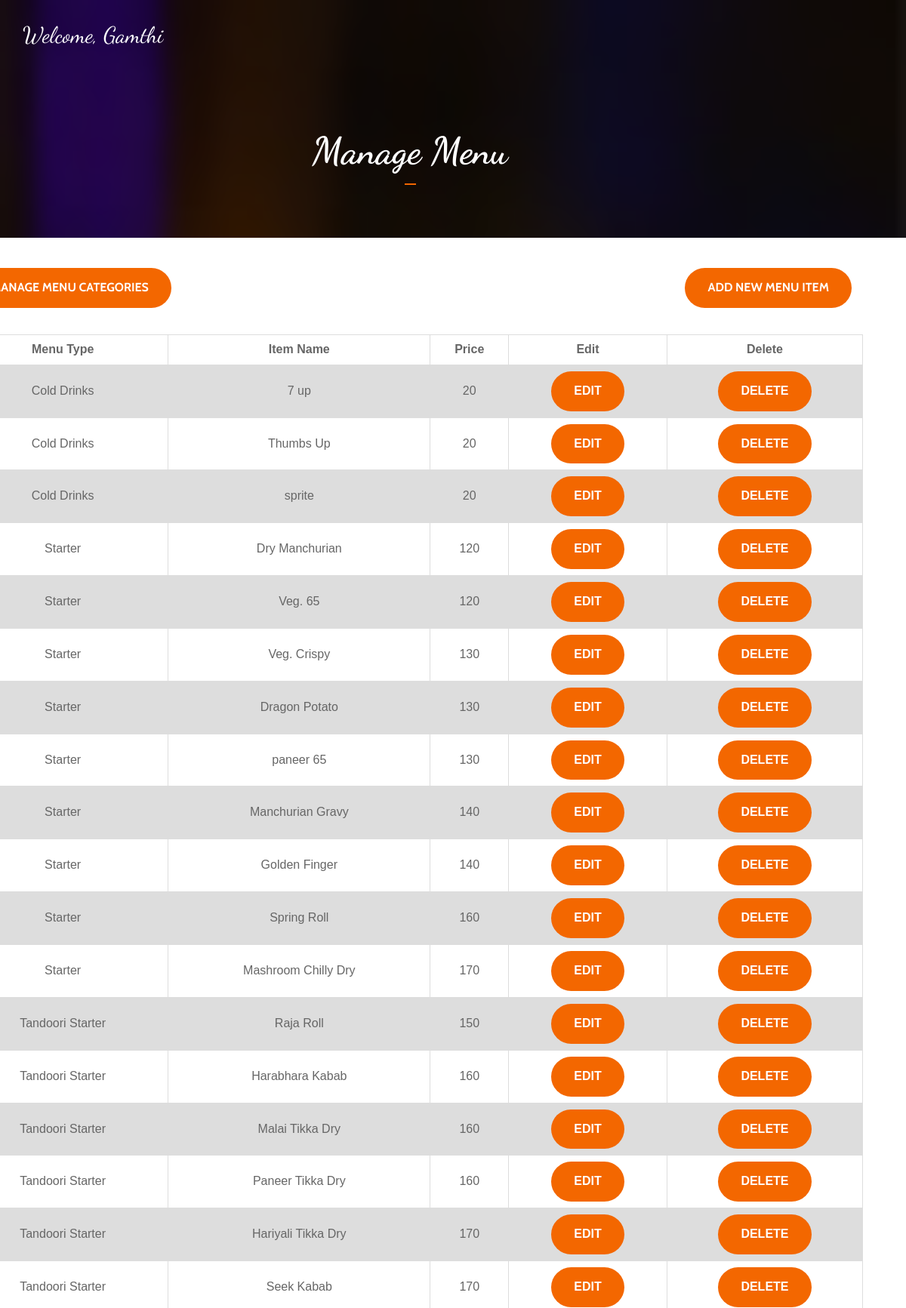
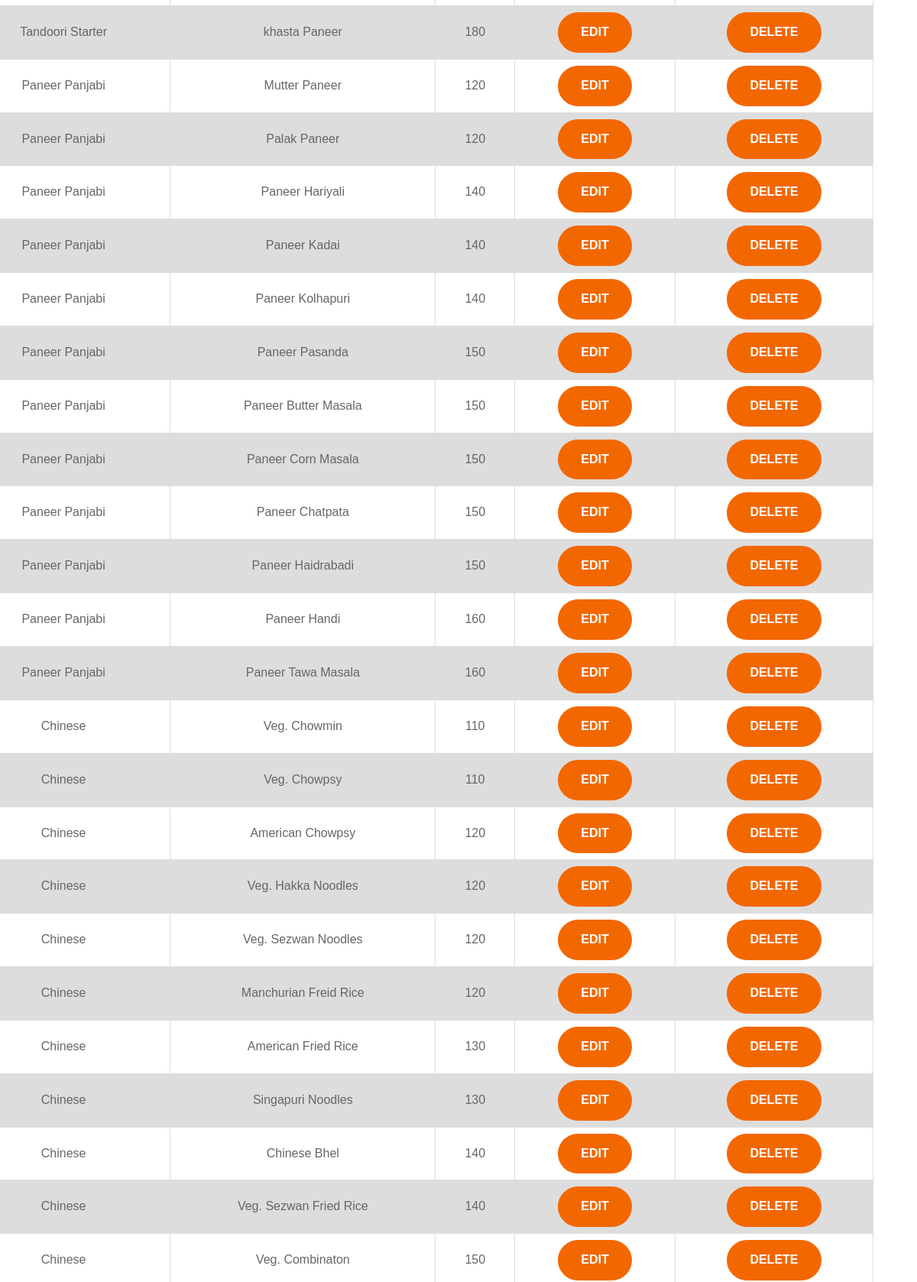
The page /Project/Project/risotto/Admin/menu.php (signed in, upper part) on the database its author committed (2 pictures, top to bottom).
### tables this page shows
CREATE TABLE `menu_category` (
  `id` int(11) NOT NULL,
  `menu_type` varchar(255) NOT NULL,
  `item_name` varchar(255) NOT NULL,
  `price` varchar(255) NOT NULL
);

### Project/Project/risotto/Admin/menu.php (the view, shortened to what this page needs)
<?php  include("config.php");
?>
						<?php
include("header.php");
?>
<div class="banner-area">
			<div class="bg-image bg-parallax overlay" style="background-image:url(../img/IMG-20180708-WA0010.jpg)"></div>
			<div class="container">
				<div class="row">
					<div class="col-md-12 text-center">
						<h2 class="white-text title">Manage Menu</h2>
					</div>
				</div>
			</div>
		</div>
			<div class="container">
			<div class="row"style="margin-top: 30px; margin-bottom: 30px;">
			<span style="float:left"><a href="mainmenu.php"><button class='main-button' style='margin-top:10px;margin-bottom:35px;' name='edit'>Manage Menu Categories</button></a></span><span style="float:right"><a href="add_menu.php"><button class='main-button' style='margin-top:10px;margin-bottom:35px;' name='edit'>Add New Menu Item</button></a></span>
				<div class="row">
					<form method="post">
					<?php $query = "select * from menu_category";
					$res = mysqli_query($db, $query);
					if(mysqli_num_rows($res) > 0) {
						echo "<table>
							<tr>
							<th>Menu Type</th>
							<th>Item Name</th>
							<th>Price</th>
							<th>Edit</th>
							<th>Delete</th>
						  </tr>";
						while($row = mysqli_fetch_array($res)) {
				?><tr>
				<td><?php echo $row['menu_type']; ?></td>
				<td><?php echo $row['item_name']; ?></td>
				<td><?php echo $row['price']; ?></td>
				<td><a href="edit_menu.php?edit_menu_category_id=<?php echo $row['id']; ?>" class="main-button">Edit</a></td>
				<td><a href="menu.php?delete_menu_category_id=<?php echo $row['id']; ?>" class="main-button" style="display:inline-block;
																									padding:15px 30px;
																									border:none;
																									border-radius:40px;
																									background-color:#f36700;
																									color:#FFF;
																									text-transform: uppercase;
																									font-weight: 700;
																									-webkit-transition:0.2s opacity;
																									transition:0.2s opacity;" onclick="return confirm('Are You Sure To Delete This Item ?' )">Delete</a></td>
				</tr> <?php
						}
						echo "</table>";
					}
					?>
					</form>
				</div>
			</div>
		</div>
<?php   include("footer.php")  ?>

### Project/Project/risotto/Admin/header.php (shortened to what this page needs)
<!DOCTYPE html>
<html lang="en">
	<head>
		<link type="text/css" rel="stylesheet" href="css/bootstrap.min.css"/>
		<link type="text/css" rel="stylesheet" href="css/owl.carousel.css" />
		<link type="text/css" rel="stylesheet" href="css/owl.theme.default.css" />
		<link rel="stylesheet" href="css/font-awesome.min.css">
		<link type="text/css" rel="stylesheet" href="css/style.css"/>
    </head>
	<body>
		<header id="header">
			<div id="bottom-nav">
				<div class="container">
				<nav id="nav">
	<?php
	$fetch_name=mysqli_query($db,"select * from login where admin_name='".$_SESSION['uname']."'");
	$fetch_name_display=mysqli_fetch_array($fetch_name);
	?>
					<ul class="main-nav nav navbar-nav">
						<a href="home.php"<li class="white-text" style="font-family: 'Dancing Script', cursive;font-size:30px"><?php echo  "Welcome, ".$fetch_name_display['display_name'];?>
					</li></a>
					</ul>
				</nav>
				</div>
			</div>
		</header>

### Project/Project/risotto/Admin/css/style.css (style rules this page uses)
body { color:#969696; font-size:16px; overflow-x:hidden; font-family: 'Cabin', sans-serif; }
h1,h2,h3,h4,h5,h6 { font-weight:700; color:#151515; font-family: 'Dancing Script', cursive; }
h2 { font-size:50px; }
a { color:#151515; -webkit-transition:0.2s color; transition:0.2s color; }
ul,ol { margin: 0; padding: 0; list-style: none }
.white-text { color:#FFF; }
.title:after { content:""; display: block; width: 15px; height: 2px; background-color: #f36700; margin: 15px 0px 30px; }
.text-center .title:after { margin: 15px auto 30px; }
.bg-image { position:absolute; left:0; right:0; top:0; bottom:0; background-position:center; background-size:cover; z-index:-1; }
.bg-image.bg-parallax { background-attachment:fixed; }
.bg-image.overlay:after { content:""; position:absolute; left:0; right:0; top:0; bottom:0; opacity: 0.7; background-color:#000; }
.main-button { display:inline-block; padding:15px 30px; border:none; border-radius:40px; background-color:#f36700; color:#FFF; text-transform: uppercase; font-weight: 700; -webkit-transition:0.2s opacity; transition:0.2s opacity; }
#header { position:absolute; left:0; right:0; margin-top:15px; z-index:22; }
#header #bottom-nav .container { padding:10px 15px; }
.banner-area { position:relative; padding-bottom:40px; }

### Project/Project/risotto/Admin/menu.php (style rules this page uses)
table { font-family: arial, sans-serif; border-collapse: collapse; width: 100%; color:#000000; }
td, th { border: 1px solid #dddddd; text-align: center; padding: 8px; color:#666666; }
tr:nth-child(even) { background-color: #dddddd; }

### rows shown on the page
menu_category: menu_type "Cold Drinks", item_name "7 up", price "20"
menu_category: menu_type "Cold Drinks", item_name "Thumbs Up", price "20"
menu_category: menu_type "Cold Drinks", item_name "sprite", price "20"
menu_category: menu_type "Starter", item_name "Dry Manchurian", price "120"
menu_category: menu_type "Starter", item_name "Veg. 65", price "120"
menu_category: menu_type "Starter", item_name "Veg. Crispy", price "130"
menu_category: menu_type "Starter", item_name "Dragon Potato", price "130"
menu_category: menu_type "Starter", item_name "paneer 65", price "130"
menu_category: menu_type "Starter", item_name "Manchurian Gravy", price "140"
menu_category: menu_type "Starter", item_name "Golden Finger", price "140"
menu_category: menu_type "Starter", item_name "Spring Roll", price "160"
menu_category: menu_type "Starter", item_name "Mashroom Chilly Dry", price "170"
menu_category: menu_type "Tandoori Starter", item_name "Raja Roll", price "150"
menu_category: menu_type "Tandoori Starter", item_name "Harabhara Kabab", price "160"
menu_category: menu_type "Tandoori Starter", item_name "Malai Tikka Dry", price "160"
menu_category: menu_type "Tandoori Starter", item_name "Paneer Tikka Dry", price "160"
menu_category: menu_type "Tandoori Starter", item_name "Hariyali Tikka Dry", price "170"
menu_category: menu_type "Tandoori Starter", item_name "Seek Kabab", price "170"
menu_category: menu_type "Tandoori Starter", item_name "khasta Paneer", price "180"
menu_category: menu_type "Paneer Panjabi", item_name "Mutter Paneer", price "120"
menu_category: menu_type "Paneer Panjabi", item_name "Palak Paneer", price "120"
menu_category: menu_type "Paneer Panjabi", item_name "Paneer Hariyali", price "140"
menu_category: menu_type "Paneer Panjabi", item_name "Paneer Kadai", price "140"
menu_category: menu_type "Paneer Panjabi", item_name "Paneer Kolhapuri", price "140"
menu_category: menu_type "Paneer Panjabi", item_name "Paneer Pasanda", price "150"
menu_category: menu_type "Paneer Panjabi", item_name "Paneer Butter Masala", price "150"
menu_category: menu_type "Paneer Panjabi", item_name "Paneer Corn Masala", price "150"
menu_category: menu_type "Paneer Panjabi", item_name "Paneer Chatpata", price "150"
menu_category: menu_type "Paneer Panjabi", item_name "Paneer Haidrabadi", price "150"
menu_category: menu_type "Paneer Panjabi", item_name "Paneer Handi", price "160"
menu_category: menu_type "Paneer Panjabi", item_name "Paneer Tawa Masala", price "160"
menu_category: menu_type "Chinese", item_name "Veg. Chowmin", price "110"
menu_category: menu_type "Chinese", item_name "Veg. Chowpsy", price "110"
menu_category: menu_type "Chinese", item_name "American Chowpsy", price "120"
menu_category: menu_type "Chinese", item_name "Veg. Hakka Noodles", price "120"
menu_category: menu_type "Chinese", item_name "Veg. Sezwan Noodles", price "120"
menu_category: menu_type "Chinese", item_name "Manchurian Freid Rice", price "120"
menu_category: menu_type "Chinese", item_name "American Fried Rice", price "130"
menu_category: menu_type "Chinese", item_name "Singapuri Noodles", price "130"
menu_category: menu_type "Chinese", item_name "Chinese Bhel", price "140"
menu_category: menu_type "Chinese", item_name "Veg. Sezwan Fried Rice", price "140"
menu_category: menu_type "Chinese", item_name "Veg. Combinaton", price "150"

### other values the page prints
$fetch_name_display['display_name'] "Gamthi"
